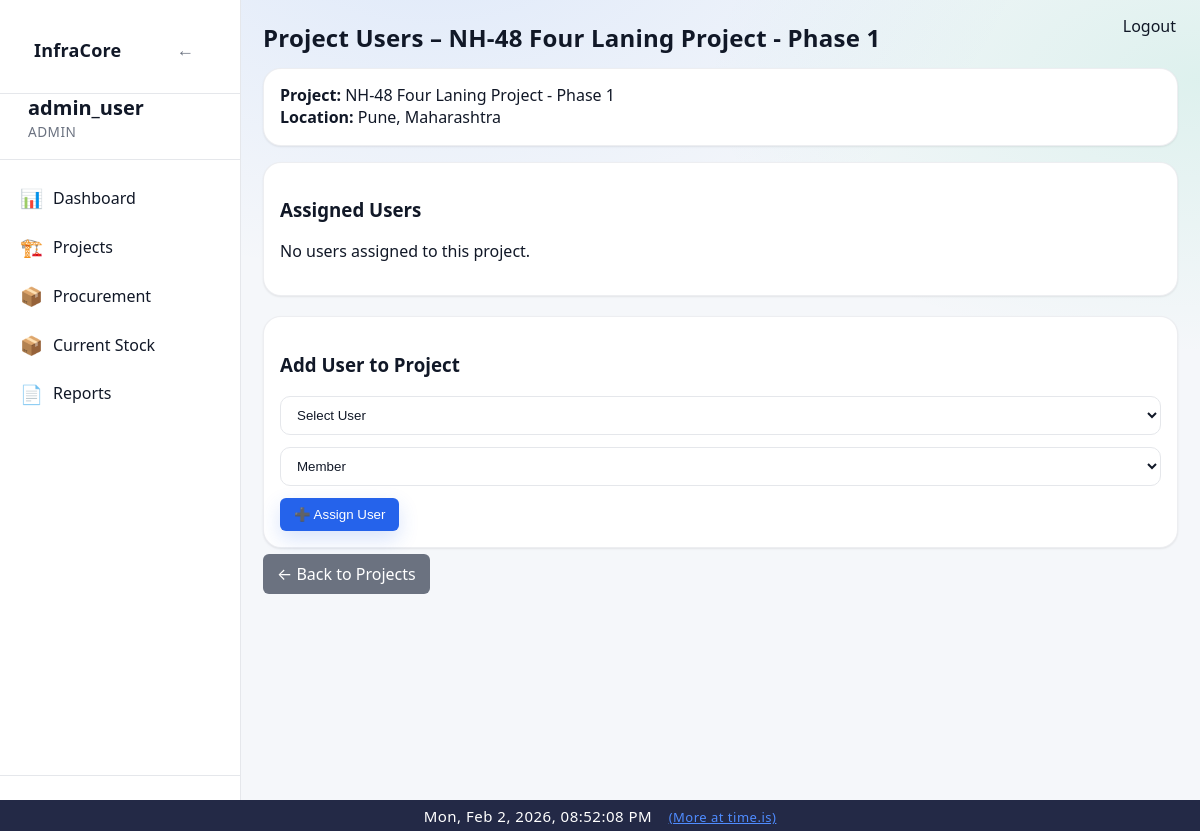
Page /admin/projects/1/users (signed in) on the committed database.
### app/models/user.py (models this page shows)
class User(Base):
    __tablename__ = "users"
    id = Column(Integer, primary_key=True, index=True)
    username = Column(String, unique=True, index=True, nullable=False)
    password_hash = Column(String, nullable=False)
    email = Column(String(255), unique=True, index=True, nullable=True)
    role = Column(String, default="user")
    is_active = Column(Boolean, default=True, nullable=False)
    created_at = Column(DateTime, default=datetime.utcnow, nullable=False)
    updated_at = Column(
        DateTime,
        default=datetime.utcnow,
        onupdate=datetime.utcnow,
        nullable=False
    )

### app/models/project.py (models this page shows)
class Project(Base):
    __tablename__ = "projects"
    id = Column(Integer, primary_key=True, index=True)
    name = Column(String(255), nullable=False)
    project_code = Column(String(100), nullable=True)
    client_authority = Column(String(255), nullable=True)
    contractor = Column(String(255), nullable=True)
    consultant_pmc = Column(String(255), nullable=True)
    is_active = Column(Boolean, default=True, nullable=False)
    status = Column(String(20), default="active", nullable=False)
    road_type = Column(String(100), nullable=False)
    lanes = Column(Integer, nullable=False)
    road_width = Column(Float, nullable=False)
    road_length_km = Column(Float, nullable=False)
    carriageway_width = Column(Float, nullable=True)
    shoulder_type = Column(String(100), nullable=True)
    median_type = Column(String(100), nullable=True)
    project_type = Column(String(50), nullable=False, server_default="")
    road_name = Column(String(255), nullable=True)
    lane_configuration = Column(String(10), nullable=True)
    road_pavement_type = Column(String(20), nullable=True)
    terrain_type = Column(String(20), nullable=True)
    concrete_pavement_type = Column(String(20), nullable=True)  # PQC/RCC
    slab_thickness_mm = Column(Integer, nullable=True)
    grade_of_concrete = Column(String(20), nullable=True)
    joint_spacing_m = Column(Float, nullable=True)
    dowel_diameter_mm = Column(Integer, nullable=True)
    tie_bar_diameter_mm = Column(Integer, nullable=True)
    road_construction_type = Column(String(100), nullable=True)
    road_category = Column(String(100), nullable=True)
    road_engineering_type = Column(String(150), nullable=True)
    road_preset_key = Column(String(200), nullable=True)
    road_extras_json = Column(Text, nullable=True)
    preset_activities_json = Column(Text, nullable=True)
    preset_materials_json = Column(Text, nullable=True)
    country = Column(String(100), nullable=False)
    state = Column(String(100), nullable=True)
    district = Column(String(100), nullable=True)
    city = Column(String(100), nullable=False)
    location_id = Column(Integer, ForeignKey("locations.id"), nullable=True)
    chainage_start = Column(String(50), nullable=True)
    chainage_end = Column(String(50), nullable=True)
    planned_start_date = Column(Date, nullable=False)
    planned_end_date = Column(Date, nullable=False)
    created_by = Column(Integer, nullable=False)
    created_at = Column(DateTime, default=datetime.utcnow, nullable=False)
    updated_at = Column(
        DateTime,
        default=datetime.utcnow,
        onupdate=datetime.utcnow,
        nullable=False,
    )
    completed_at = Column(DateTime, nullable=True)
    activities = relationship(
        "Activity",
        back_populates="project",
        cascade="all, delete-orphan"
    )
    project_activities = relationship(
        "ProjectActivity",
        back_populates="project",
        cascade="all, delete-orphan"
    )
    planned_materials = relationship(
        "PlannedMaterial",
        back_populates="project",
        cascade="all, delete-orphan"
    )
    material_usage_daily = relationship(
        "MaterialUsageDaily",
        back_populates="project",
        cascade="all, delete-orphan"
    )
    location = relationship("Location")

### app/routes/project_users.py (the view)
@router.get("/{project_id}/users", response_class=HTMLResponse)
def project_users_page(
    project_id: int,
    request: Request,
    db: Session = Depends(get_db),
):
    current_user = project_admin_guard(request)
    if not current_user:
        return RedirectResponse("/dashboard", status_code=302)
    project = db.query(Project).filter(Project.id == project_id).first()
    if not project:
        return RedirectResponse("/projects/manage", status_code=302)
    project_users = (
        db.query(ProjectUser)
        .filter(ProjectUser.project_id == project_id)
        .all()
    )
    assigned_user_ids = [pu.user_id for pu in project_users]
    available_users = (
        db.query(User)
        .filter(User.is_active == True)
        .filter(~User.id.in_(assigned_user_ids))
        .all()
    )
    return templates.TemplateResponse(
        "admin/project_users.html",
        {
            "request": request,
            "title": f"Project Users – {project.name}",
            "project": project,
            "project_users": project_users,
            "available_users": available_users,
            "user": current_user,
        }
    )

### app/templates/admin/project_users.html (shortened to what this page needs)
{% extends "base.html" %}
{% block content %}
<h1 class="page-title">{{ title }}</h1>
<div class="card" style="margin-bottom:16px">
    <strong>Project:</strong> {{ project.name }} <br>
    <strong>Location:</strong>
    {{ project.city }}{% if project.state %}, {{ project.state }}{% endif %}
</div>
<div class="card" style="margin-bottom:20px">
    <h3>Assigned Users</h3>
    {% if project_users %}
        <table class="table">
            <thead>
                <tr>
                    <th>Username</th>
                    <th>Role in Project</th>
                    <th>Action</th>
                </tr>
            </thead>
            <tbody>
            {% for pu in project_users %}
                <tr>
                    <td>{{ pu.user.username }}</td>
                    <td>
                        <span class="badge badge-info">
                            {{ pu.role_in_project | upper }}
                        </span>
                    </td>
                    <td>
                        <form
                            method="post"
                            action="/admin/projects/{{ project.id }}/users/{{ pu.user.id }}/remove"
                        >
                            <button type="submit" class="btn-danger">
                                ❌ Remove
                            </button>
                        </form>
                    </td>
                </tr>
            {% endfor %}
            </tbody>
        </table>
    {% else %}
        <p>No users assigned to this project.</p>
    {% endif %}
</div>
<div class="card">
    <h3>Add User to Project</h3>
    {% if available_users %}
        <form
            method="post"
            action="/admin/projects/{{ project.id }}/users/add"
            style="display:flex;gap:12px;flex-wrap:wrap"
        >
            <select name="user_id" class="form-select" required>
                <option value="">Select User</option>
            </select>
            <select name="role_in_project" class="form-select" required>
                <option value="member" selected>Member</option>
            </select>
            <button type="submit" class="btn-primary">
                ➕ Assign User
            </button>
        </form>
    {% else %}
        <p>All active users are already assigned to this project.</p>
    {% endif %}
</div>
<div style="margin-top:16px">
    <a href="/projects/manage" class="btn-secondary">
        ← Back to Projects
    </a>
</div>
{% endblock %}

### app/templates/base.html (shortened to what this page needs)
<!DOCTYPE html>
<html lang="en">
<head>
    <link rel="stylesheet" href="/static/css/style.css">
    <link rel="stylesheet" href="/static/css/ui_v2.css">
</head>
<body>
<div class="layout">
    <aside class="sidebar" id="sidebar">
        <div class="sidebar-header">
            <div class="sidebar-header-row">
                <h2 class="sidebar-title">InfraCore</h2>
                <button id="sidebarHideBtn" class="sidebar-toggle-btn" aria-label="Hide sidebar">←</button>
            </div>
        </div>
        {% if user is defined and user is not none %}
        <div class="sidebar-user">
            <strong class="sidebar-username">{{ user["username"] }}</strong>
            <span class="sidebar-role">
                {% if user["role"] == "superadmin" %}
                    SUPERADMIN
                {% else %}
                    {{ user["role"] | upper }}
                {% endif %}
            </span>
        </div>
        <nav class="sidebar-nav">
            {% if user["role"] == "superadmin" %}
                <a href="/admin/users" class="{% if request.url.path.startswith('/admin') %}active{% endif %}"><span class="icon">🛠️</span>Admin Console</a>
                <a href="/dashboard" class="{% if request.url.path == '/dashboard' %}active{% endif %}"><span class="icon">📊</span>Dashboard</a>
                <a href="/projects" class="{% if request.url.path.startswith('/projects') %}active{% endif %}"><span class="icon">🏗️</span>Projects</a>
                <a href="/procurement" class="{% if request.url.path.startswith('/procurement') %}active{% endif %}"><span class="icon">📦</span>Procurement</a>
                <a href="/reports" class="{% if request.url.path.startswith('/reports') %}active{% endif %}"><span class="icon">📄</span>Reports</a>
                <a href="/settings" class="{% if request.url.path == '/settings' %}active{% endif %}"><span class="icon">⚙️</span>Settings</a>
            {% elif user["role"] == "admin" %}
                <a href="/dashboard" class="{% if request.url.path == '/dashboard' %}active{% endif %}"><span class="icon">📊</span>Dashboard</a>
                <a href="/projects" class="{% if request.url.path.startswith('/projects') %}active{% endif %}"><span class="icon">🏗️</span>Projects</a>
                <a href="/procurement" class="{% if request.url.path.startswith('/procurement') %}active{% endif %}"><span class="icon">📦</span>Procurement</a>
                <a href="/stock/current" class="{% if request.url.path.startswith('/stock/current') %}active{% endif %}"><span class="icon">📦</span>Current Stock</a>
                <a href="/reports" class="{% if request.url.path.startswith('/reports') %}active{% endif %}"><span class="icon">📄</span>Reports</a>
            {% else %}
                <a href="/dashboard" class="{% if request.url.path == '/dashboard' %}active{% endif %}"><span class="icon">📊</span>Dashboard</a>
            {% endif %}
        </nav>
        <div class="sidebar-footer"></div>
        {% endif %}
    </aside>
        <a href="/logout" class="logout-top-btn" style="position:fixed;top:16px;right:24px;z-index:4000;">Logout</a>
    <main class="main">
        <div class="container">
            {% block content %}{% endblock %}
        </div>
    </main>
</div>
</body>
</html>
<div style="width:100%;background:#232946;color:#fff;text-align:center;padding:6px 0 4px 0;font-size:15px;letter-spacing:0.5px;z-index:2001;position:relative;">
    <span id="realtime-clock"></span>
    <a href="https://time.is/" target="_blank" style="color:#4f8cff;text-decoration:underline;margin-left:12px;font-size:13px;">(More at time.is)</a>
</div>

### static/css/style.css (style rules this page uses)
body { font-family: Arial, Helvetica, sans-serif; margin: 0; background-color: var(--bg); color: var(--text); }
.container { padding: 20px; }
input, select, textarea { padding: 6px; border-radius: 4px; border: 1px solid var(--border); background: var(--card); color: var(--text); }
button, .button { padding: 6px 12px; border-radius: 4px; border: none; cursor: pointer; background: var(--btn); color: white; text-decoration: none; }
:root { --bg: #f5f7fa; --bg-secondary: #ffffff; --bg-primary: #f5f7fa; --text: #111827; --text-muted: #6b7280; --card: #ffffff; --nav: #1f2937; --border: #e5e7eb; --border-color: #e5e7eb; --btn: #2563eb; --hover-bg: rgba(37, 99, 235, 0.1); --accent-color: #2563eb; }
html, body, table, th, td, input, select, textarea, button, .button { transition: background-color 0.3s ease, color 0.3s ease, border-color 0.3s ease; }
.layout { display: flex; min-height: 100vh; }
.sidebar { width: 240px; background: var(--bg-secondary); border-right: 1px solid var(--border-color); display: flex; flex-direction: column; }
.sidebar-header { padding: 16px; font-size: 18px; font-weight: bold; border-bottom: 1px solid var(--border-color); }
.sidebar-user { padding: 12px 16px; border-bottom: 1px solid var(--border-color); font-size: 14px; }
.sidebar-nav { flex: 1; padding: 8px; }
.sidebar-nav a { display: block; padding: 10px 12px; margin-bottom: 4px; border-radius: 6px; color: var(--text); text-decoration: none; }
.sidebar-footer { padding: 12px; border-top: 1px solid var(--border-color); }
.main { flex: 1; background: var(--bg-primary); }
.page-title { margin-bottom: 20px; font-size: 26px; font-weight: 600; }
.card { background: var(--card); border-radius: 10px; padding: 16px; box-shadow: 0 4px 12px rgba(0,0,0,0.06); }

### app/templates/base.html (style rules this page uses)
a, a:visited { color: var(--text); text-decoration: none; }
.btn-primary { background: var(--btn); color: #fff; padding: 9px 14px; border-radius: 6px; border: none; cursor: pointer; }
.btn-secondary { background: #6b7280; color: #fff; padding: 9px 14px; border-radius: 6px; border: none; cursor: pointer; }

### rows in the picture
User: username "admin_user"
Project: name "NH-48 Four Laning Project - Phase 1", city "Pune", state "Maharashtra"

### other values in the picture
{{ user["role"] | upper }} "ADMIN"
{{ title }} "Project Users – NH-48 Four Laning Project - Phase 1"
